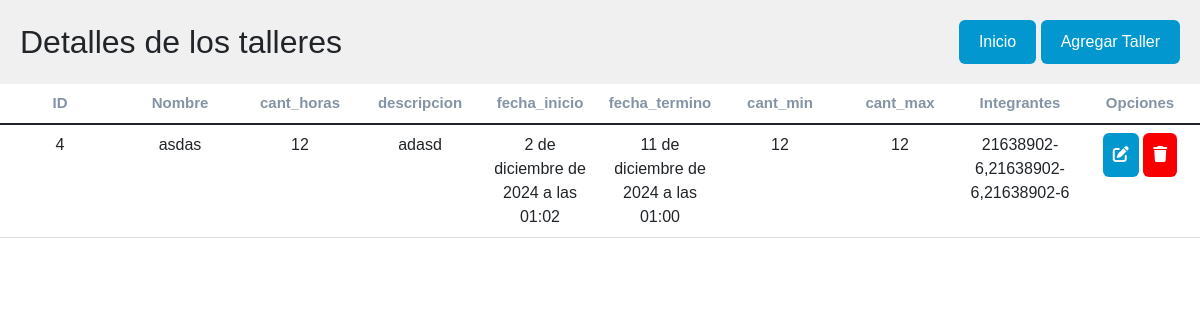
Before: /detalleTalleres (signed in) with the older database file.
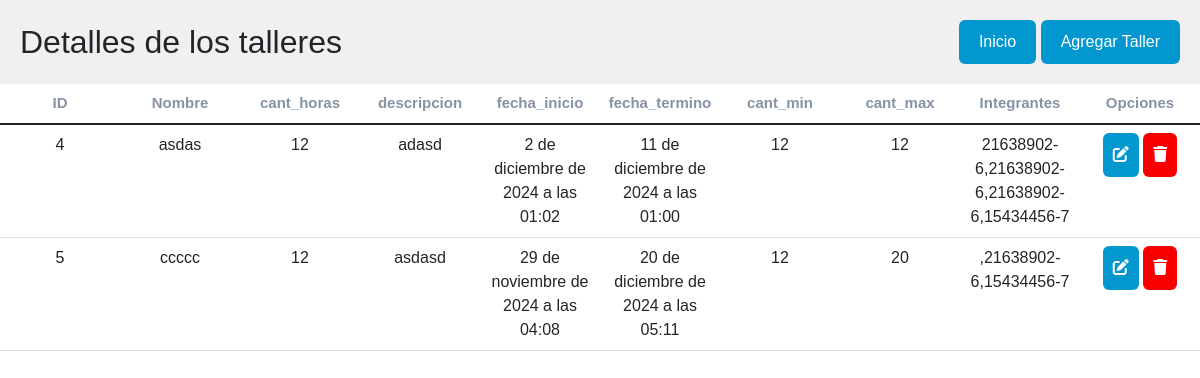
After: the same page with the newer database file.
### core/models.py (models this page shows, shortened)
class Taller(models.Model):
    nombre = models.CharField(max_length=100)
    cant_horas = models.IntegerField()  # Número de horas del taller
    descripcion = models.TextField()  # Descripción más larga para texto extenso
    fecha_inicio = models.DateTimeField()  # Fecha y hora de inicio del taller
    fecha_termino = models.DateTimeField()  # Fecha y hora de finalización del taller
    cant_min = models.IntegerField()  # Mínimo de participantes
    cant_max = models.IntegerField()  # Máximo de participantes
    integrantes = models.TextField(null=True, blank=True, default='')

### core/views.py (the view)
# urls.py: path('detalleTalleres',detalleTalleres,name='detalleTalleres'),
def detalleTalleres(request):
    if not user_in_group(request.user, 'funcionario'):
        return HttpResponseForbidden("No tienes permisos para acceder a esta página.")
    talleres = Taller.objects.all()
    aux = {
        'lista' : talleres
    }
    return render(request,'core/detalle_Talleres.html',aux)

### core/views.py (called while the page is built)
def user_in_group(user, group_name):
    return user.is_superuser or user.groups.filter(name=group_name).exists() #Con staff includio

### core/templates/core/detalle_Talleres.html (shortened to what this page needs)
{% load static %}
<!DOCTYPE html>
<html lang="en">
<head>
    <link href="{% static 'core/vendor/bootstrap/css/bootstrap.min.css' %}" rel="stylesheet">
    <link rel="stylesheet" href="{% static 'core/css/fontawesome.css' %}">
    <link rel="stylesheet" href="{% static 'core/css/templatemo-edu-meeting.css' %}">
    <link rel="stylesheet" href="{% static 'core/css/owl.css' %}">
    <link rel="stylesheet" href="{% static 'core/css/lightbox.css' %}">
    <link rel="stylesheet" href="{% static 'core/css/administracion.css' %}">
    <link rel="stylesheet" href="https://cdnjs.cloudflare.com/ajax/libs/font-awesome/6.5.2/css/all.min.css">
</head>
<body>
    <div class="table-container">
        <div class="table_header">
            <h2>Detalles de los talleres</h2>
            <div>
                <a href="{% url 'index' %}"><button class="add_new" type="button">Inicio</button></a>
                <a href="{% url 'tallerAdd' %}"><button class="add_new" type="button">Agregar Taller</button></a>
            </div>
        </div>
        <div class="table_section">
            <table class="table">
                <thead>
                    <tr>
                        <th>ID</th>
                        <th>Nombre</th>
                        <th>cant_horas</th>
                        <th>descripcion</th>
                        <th>fecha_inicio</th>
                        <th>fecha_termino</th>
                        <th>cant_min</th>
                        <th>cant_max</th>
                        <th>Integrantes</th>
                        <th>Opciones</th>
                    </tr>
                </thead>
                <tbody>
                    {% for aux in lista %}
                    <tr>
                        <td>{{ aux.id }}</td>
                        <td>{{ aux.nombre }}</td>
                        <td>{{ aux.cant_horas }}</td>
                        <td>{{ aux.descripcion }}</td>
                        <td>{{ aux.fecha_inicio }}</td>
                        <td>{{ aux.fecha_termino }}</td>
                        <td>{{ aux.cant_min }}</td>
                        <td>{{ aux.cant_max }}</td>
                        <td>{{ aux.integrantes }}</td>
                        <td>
                            <a href="{% url 'tallerUpdate' aux.id %}">
                                <button type="button"><i class="fa-solid fa-pen-to-square"></i></button>
                            </a>
                            <a onclick="confirmarDelete({{ aux.id}})">
                                <button type="button" class="delete-button"><i class="fa-solid fa-trash"></i></button>
                            </a>
                        </td>
                    </tr>
                    {% endfor %}
                </tbody>
            </table>
        </div>
    </div>
</body>
</html>

Changed rows visible on the page:
changed Taller "asdas": integrantes "21638902-6,21638902-6,21638902-6" → "21638902-6,21638902-6,21638902-6,15434456-7"
added Taller: id "5", nombre "ccccc", cant_horas "12", descripcion "asdasd", fecha_inicio "29 de noviembre de 2024 a las 04:08", fecha_termino "20 de diciembre de 2024 a las 05:11", cant_min "12", cant_max "20", integrantes ",21638902-6,15434456-7"
